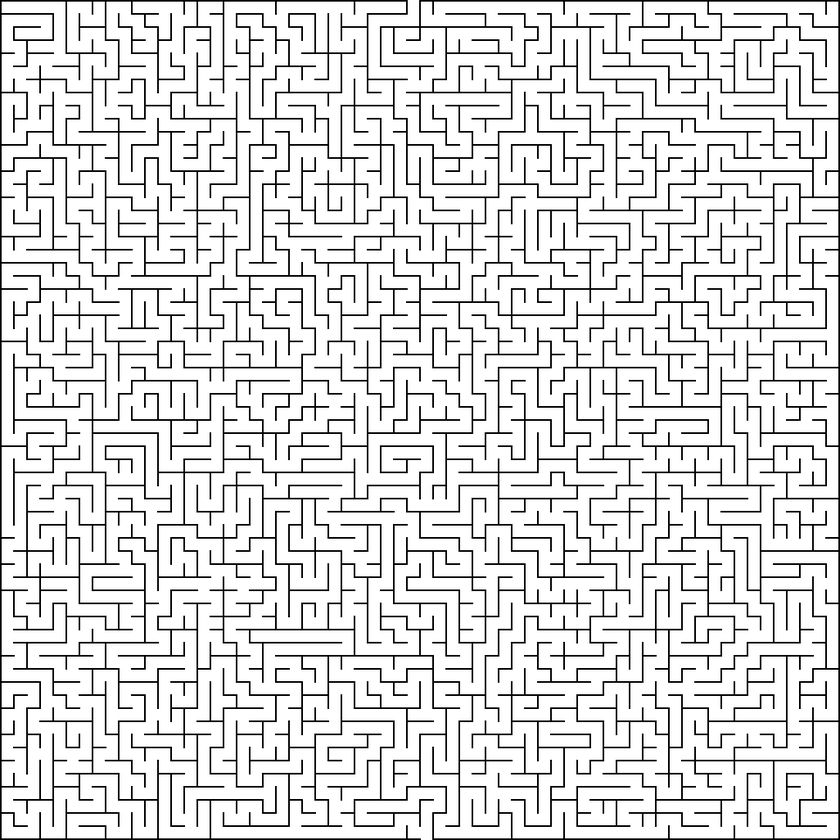
#> input picture MAZE_0.png, 840 x 840 px, shrunk from 1026 x 1026 before the run
$ python solve.py
#> lines starting #> are read from the running program, lines starting #| are printed output that depends on the picture
from PIL import Image
import numpy as np
import matplotlib.pyplot as plt
from collections import deque

# ---------------- LOAD MAZE ----------------
def load_maze(filename):
#> called with filename = 'MAZE_0.png'
    img = Image.open(filename).convert("L")
    maze_array = np.array(img)

    # Auto-detect path vs wall
    if np.mean(maze_array) > 128:
        maze = (maze_array < 128).astype(int)  # 1 = wall, 0 = free
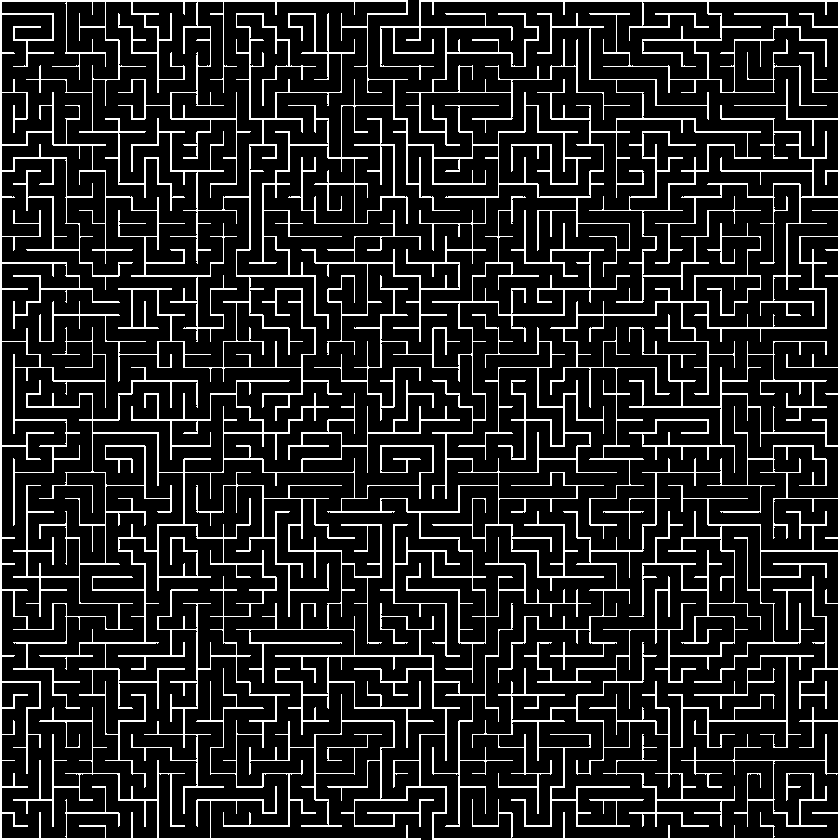
#> maze: shape (840, 840) int64; values 0 (black) and 1 (white), 13.2% white in thin lines or dots
    else:
        maze = (maze_array > 128).astype(int)
    return maze

# ---------------- BFS SOLVER ----------------
def bfs_solve(maze, start, goal):
    queue = deque([start])
    visited = set([start])
    parent = {}
    moves = [(-1,0),(1,0),(0,-1),(0,1)]  # up, down, left, right

    while queue:
        current = queue.popleft()
        if current == goal:
            # Reconstruct path
            path = []
            while current != start:
                path.append(current)
                current = parent[current]
            path.append(start)
            return path[::-1]  # start -> goal

        r, c = current
        for dr, dc in moves:
            nr, nc = r + dr, c + dc
            if 0 <= nr < maze.shape[0] and 0 <= nc < maze.shape[1]:
                if maze[nr, nc] == 0 and (nr, nc) not in visited:
                    visited.add((nr, nc))
                    parent[(nr, nc)] = current
                    queue.append((nr, nc))
    return None  # no path found

# ---------------- VISUALIZE ----------------
def visualize(maze, path=None):
    plt.figure(figsize=(10, 10))
    plt.imshow(maze, cmap="gray")
    if path:
        pr, pc = zip(*path)
        plt.plot(pc, pr, linewidth=2, color='red')
    plt.axis("off")
    plt.title("Maze Solution (BFS)" if path else "Maze")
    plt.show()

# ---------------- MAIN ----------------
maze = load_maze("MAZE_0.png")

# ---------------- AUTO-SELECT START AND GOAL ----------------
rows, cols = maze.shape
#> rows = 840; cols = 840
print(f"Maze size: {rows} x {cols}")
#| Maze size: 840 x 840

# Start: first free cell from top-left
start = None
for r in range(rows):
    for c in range(cols):
        if maze[r, c] == 0:
            start = (r, c)
            break
    if start:
        break

# Goal: first free cell from bottom-right
goal = None
for r in reversed(range(rows)):
    for c in reversed(range(cols)):
        if maze[r, c] == 0:
            goal = (r, c)
            break
    if goal:
        break

print(f"Start set to: {start}, Goal set to: {goal}")

# ---------------- SOLVE ----------------
solution_path = bfs_solve(maze, start, goal)
#> solution_path = 4429 pairs, first value 0 to 839, second value 195 to 761
if solution_path is None:
    print("No path found. Check maze or start/goal positions.")
else:
    print("Solution path length:", len(solution_path))
#| Solution path length: 4429
    visualize(maze, solution_path)
#> in visualize, `pr, pc = zip(*path)`: pr = 4429 values, max 839 at index 4418, min 0 at index 0, mean 377; pc = 4429 values, max 761 at index 1285, min 195 at index 3487, mean 490.2
#> in visualize, `plt.show()`:
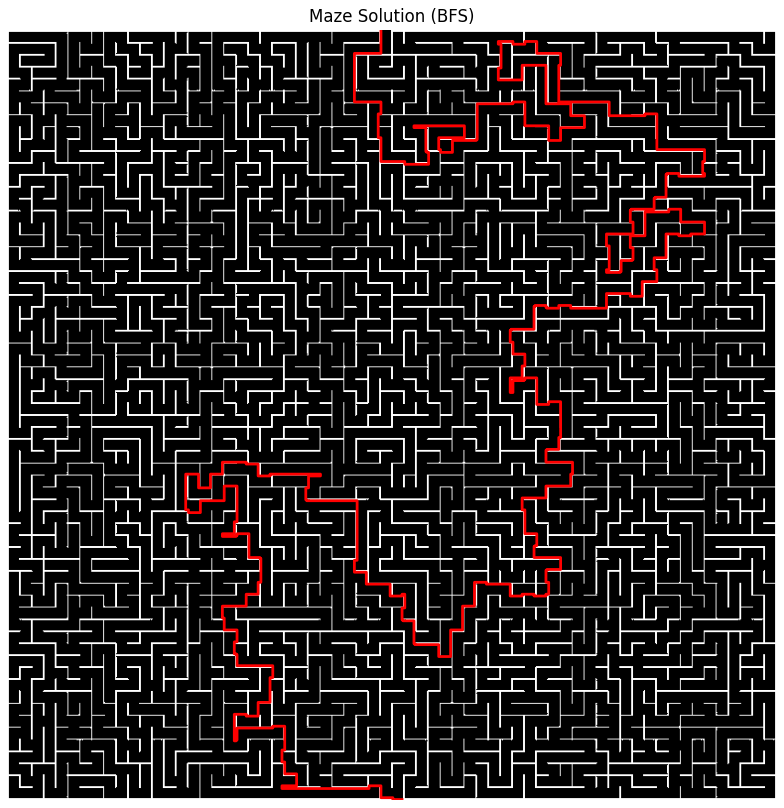
#> figure drawn by matplotlib, 1 panel

$ run again, with MAZE_2.png copied over MAZE_0.png
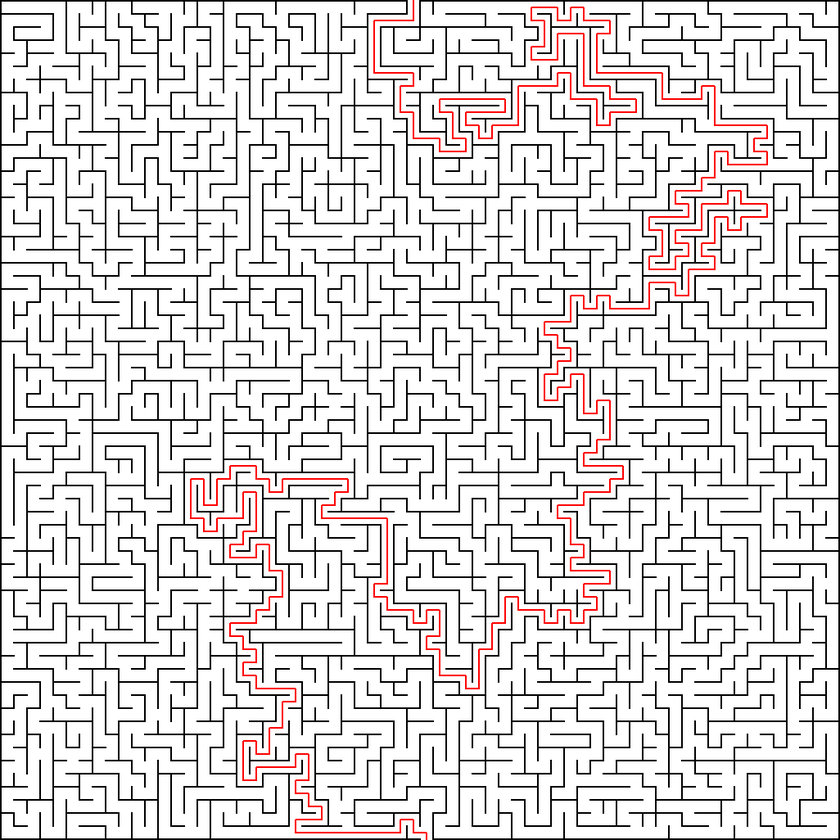
#> input picture MAZE_2.png, 840 x 840 px, shrunk from 1026 x 1026 before the run
#> in load_maze, `img = Image.open(filename).convert("L")`:
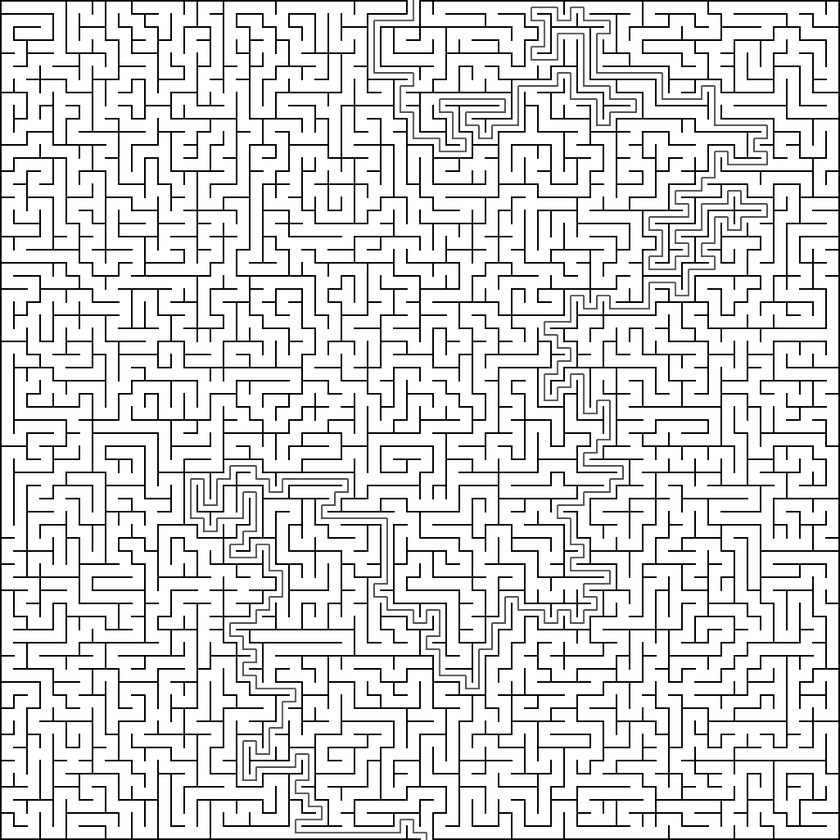
#> img: PIL image 840x840 L; min 0, max 255, mean 219.2
#> in load_maze, `maze = (maze_array < 128).astype(int)`:
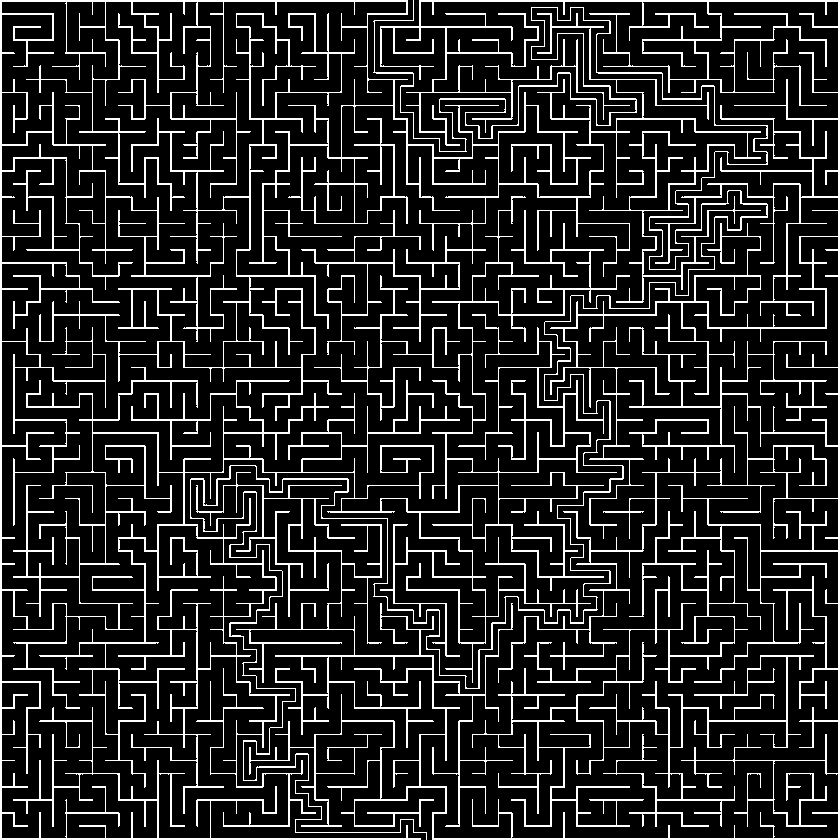
#> maze: shape (840, 840) int64; values 0 (black) and 1 (white), 14.2% white in thin lines or dots
#| Maze size: 840 x 840

$ run again, with MAZE_1_QSOLVED.png copied over MAZE_0.png
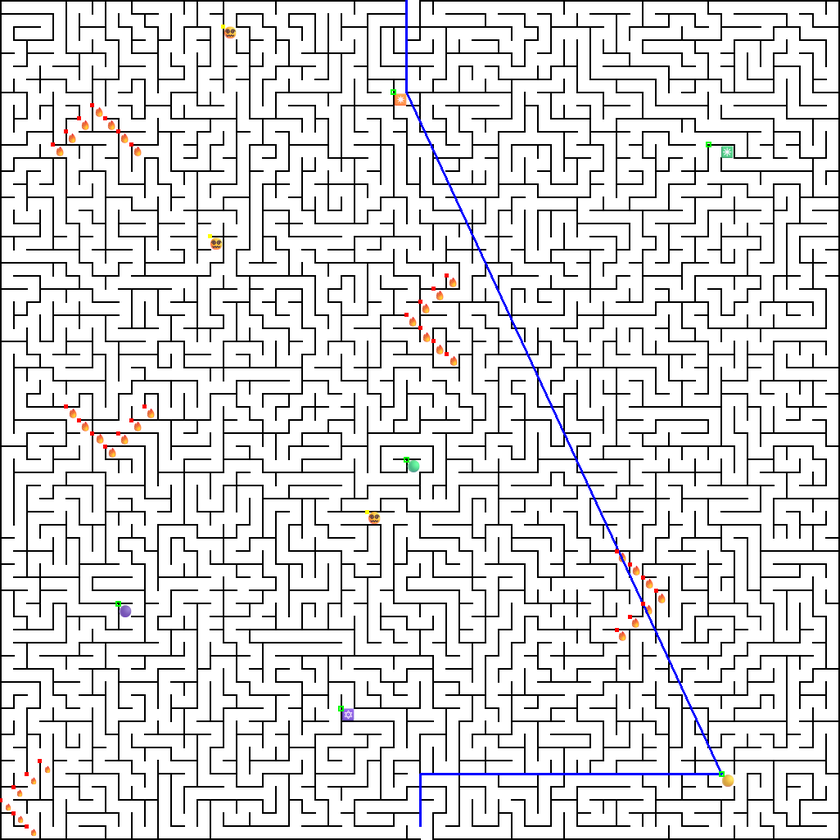
#> input picture MAZE_1_QSOLVED.png, 840 x 840 px, shrunk from 1026 x 1026 before the run
#> in load_maze, `maze = (maze_array < 128).astype(int)`:
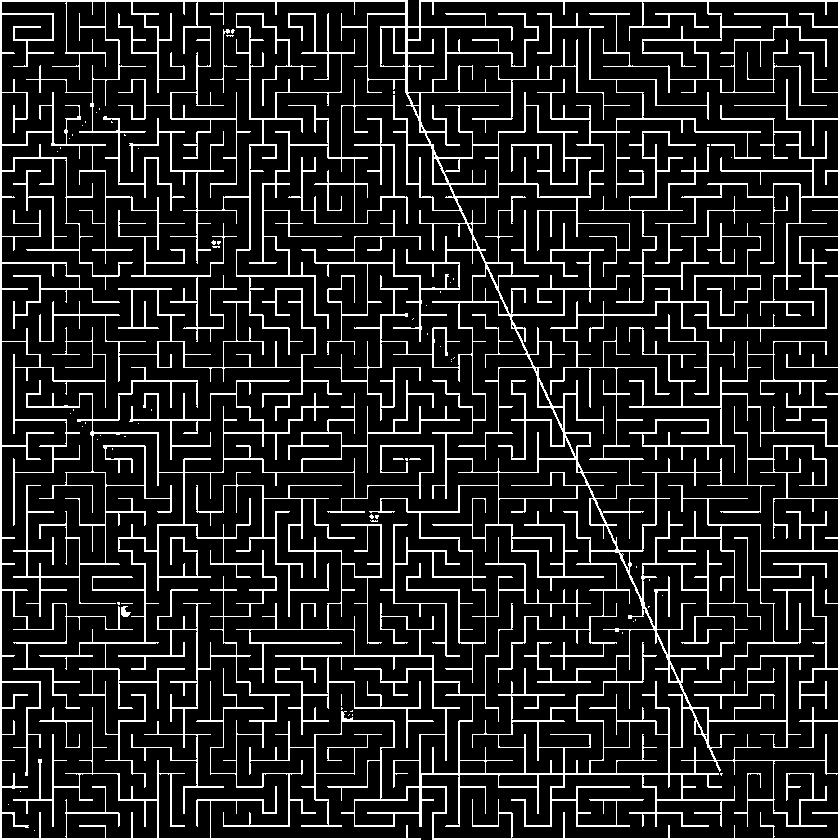
#> maze: shape (840, 840) int64; values 0 (black) and 1 (white), 13.6% white in thin lines or dots
#| Maze size: 840 x 840
